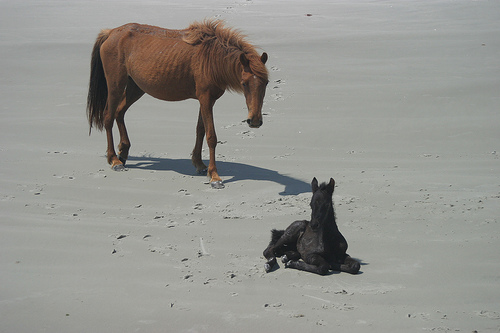
#> input picture utils/tryout/images/horse.jpg, 500 x 333 px, given in place of aircraft.jpg, which was not available
$ python matplot.py
#> lines starting #> are read from the running program, lines starting #| are printed output that depends on the picture
"""
Copyright (c) 2025, Auorui.
All rights reserved.
"""
import math
import platform
from PIL import Image
from matplotlib import pyplot as plt


def matplotlib_patch():
    # Detect the operating system type
    import matplotlib
    matplotlib.use("TkAgg")
    system_name = platform.system()
    if system_name == "Windows":
        plt.rcParams['font.family'] = ['Microsoft YaHei']
        plt.rcParams['font.serif'] = ['Times New Roman']
        plt.rcParams['font.sans-serif'] = ['SimHei', 'Microsoft YaHei', 'SimSun', 'sans-serif']
    elif system_name == "Linux":
        plt.rcParams['font.family'] = 'serif'
        plt.rcParams['font.serif'] = ['DejaVu Serif']
        plt.rcParams['font.sans-serif'] = ['WenQuanYi Micro Hei', 'Noto Sans CJK SC', 'Droid Sans Fallback',
                                           'sans-serif']
    elif system_name == "Darwin":
        plt.rcParams['font.family'] = 'serif'
        plt.rcParams['font.serif'] = ['Times New Roman']
        plt.rcParams['font.sans-serif'] = ['Arial Unicode MS', 'PingFang SC', 'Heiti TC', 'sans-serif']
    else:
        print("Unknown OS, using fallback font settings.")
        plt.rcParams['font.family'] = 'serif'
        plt.rcParams['font.serif'] = ['DejaVu Serif']
        plt.rcParams['font.sans-serif'] = ['SimHei']
    plt.rcParams['axes.unicode_minus'] = False


def plot_images(images, titles=None, stacked_shape=None, figsize_scale=4, cmap=None, save_path=None):
    """
    Universally display single or multiple images with automatic grid layout.

    Args:
        images: A single image, a 1D list of images, or a 2D list of images.
        titles: A list of titles for each image (optional).
        stacked_shape (tuple): (rows, cols). If None, it's automatically calculated.
        figsize_scale (int): Size of each subplot (width and height).
        cmap (str): Colormap for matplotlib (e.g., 'gray').
        save_path (str): If provided, save the figure to this path.
    """
    matplotlib_patch()
    if not isinstance(images, (list, tuple)):
        plt.figure(figsize=(figsize_scale, figsize_scale))
        plt.imshow(images, cmap=cmap)
        plt.axis('off')
        if titles:
            plt.title(titles)
        if save_path:
            plt.savefig(save_path, bbox_inches='tight')
        plt.show()
        return

    if isinstance(images[0], (list, tuple)):
        flat_images = [img for row in images for img in row]
        rows = len(images)
        cols = len(images[0])
    else:
        flat_images = images
        total = len(flat_images)
        if stacked_shape:
            rows, cols = stacked_shape
        else:
            cols = math.ceil(math.sqrt(total))
            rows = math.ceil(total / cols)

    fig, axes = plt.subplots(rows, cols, figsize=(cols * figsize_scale, rows * figsize_scale))

    if rows * cols == 1:
        axes = [axes]
    else:
        axes = axes.flatten()

    for i in range(rows * cols):
        ax = axes[i]
        if i < len(flat_images):
            img = flat_images[i]
            if isinstance(img, Image.Image) and img.mode == 'L':
                cmap = 'gray'
            ax.imshow(img, cmap=cmap)
            if titles and i < len(titles):
                ax.set_title(titles[i])
        ax.axis('off')

    plt.tight_layout()
    if save_path:
        plt.savefig(save_path, bbox_inches='tight')
    plt.show()

if __name__ == "__main__":
    image_path = r"/resources/images/aircraft.jpg"

    img1 = Image.open(r"/resources/images/aircraft.jpg")
#> img1 is the input picture: PIL image 500x333 RGB; mean R, G, B 148.1, 148.1, 143.2
    img2 = Image.open(r"/resources/images/aircraft_mask.png")
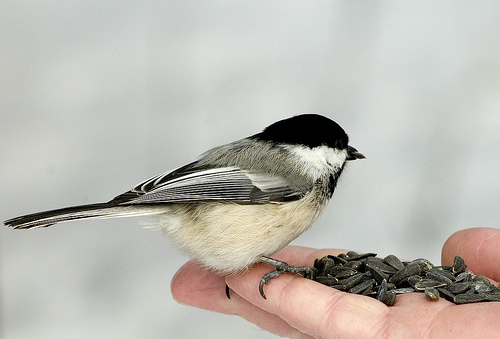
#> input picture utils/tryout/images/bird.jpg, 500 x 339 px, given in place of aircraft_mask.png, which was not available
#> img2 is the input picture: PIL image 500x339 RGB; mean R, G, B 187.3, 184.2, 177
    img3 = Image.open(r"/resources/images/bird.jpg")
    img4 = Image.open(r"/resources/images/cat.png")
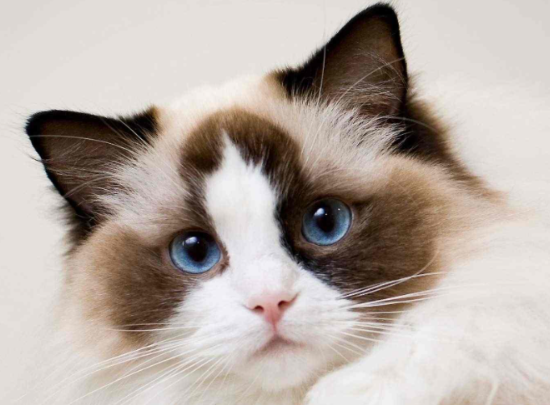
#> input picture utils/tryout/images/cat.png, 550 x 405 px, found by its file name
#> img4 is the input picture: PIL image 550x405 RGB; mean R, G, B 182.7, 171.7, 164.4
    img5 = Image.open(r"/resources/images/dog.png")
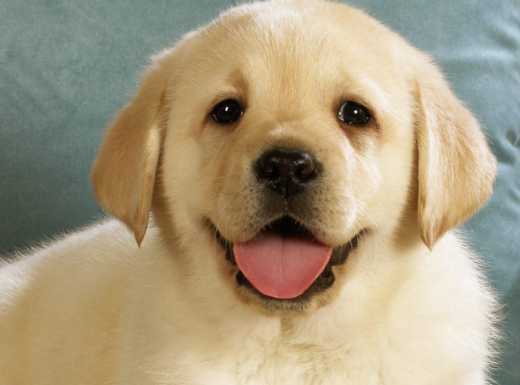
#> input picture utils/tryout/images/dog.png, 520 x 385 px, found by its file name
#> img5 is the input picture: PIL image 520x385 RGB; mean R, G, B 168.5, 155.2, 127.9
    img6 = Image.open(r"/resources/images/lena.png")

    # plot_images(pil_image, titles='aircraft')

    # plot_images([img1, img2, img3, img4], titles=['飞机', '飞机掩膜', '鸟', '猫'], figsize_scale=3)

    plot_images([[img1, img2, img3], [img4, img5, img6]], stacked_shape=(2, 3))
